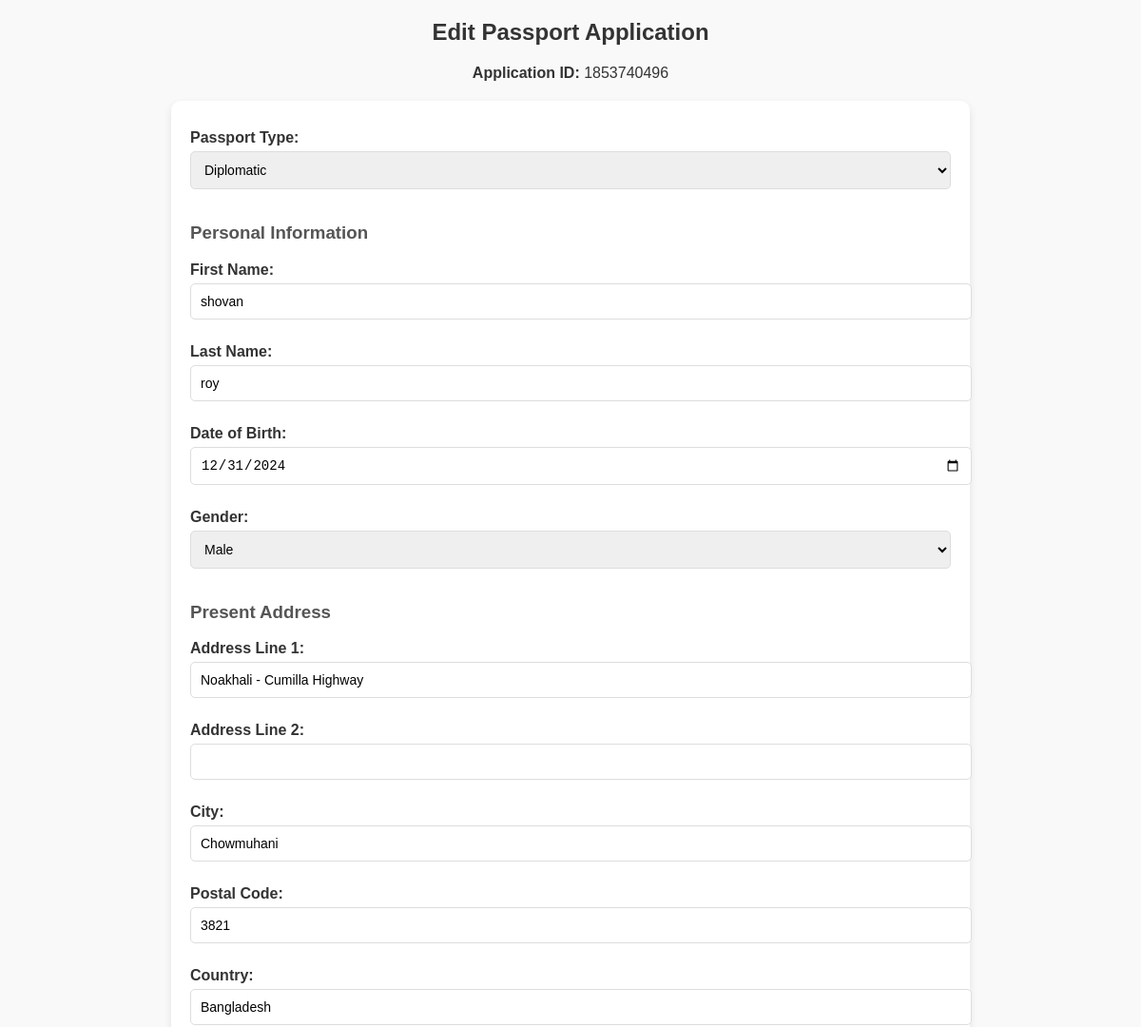
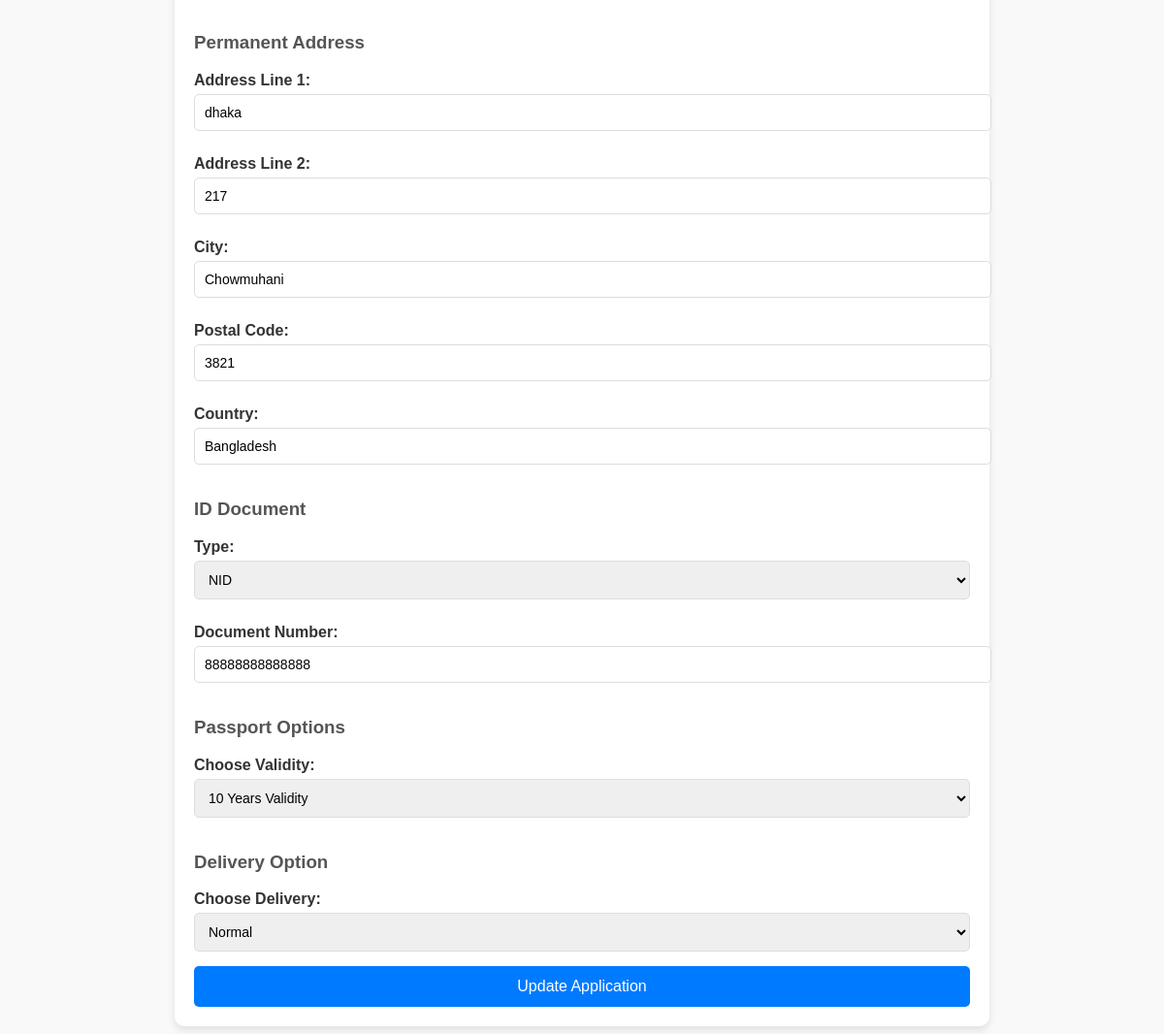
Page /controller/edit_application.php?application_id=1853740496 on the committed database (2 pictures, top to bottom).
### tables this page shows
CREATE TABLE `passport_apply` (
  `application_id` bigint(20) NOT NULL,
  `user_id` int(11) NOT NULL,
  `passport_type` varchar(255) DEFAULT NULL,
  `personal_info_first_name` varchar(255) DEFAULT NULL,
  `personal_info_last_name` varchar(255) DEFAULT NULL,
  `personal_info_dob` date DEFAULT NULL,
  `personal_info_gender` enum('male','female') DEFAULT NULL,
  `present_address_line1` varchar(255) DEFAULT NULL,
  `present_address_line2` varchar(255) DEFAULT NULL,
  `present_address_city` varchar(255) DEFAULT NULL,
  `present_address_postal_code` varchar(20) DEFAULT NULL,
  `present_address_country` varchar(100) DEFAULT NULL,
  `permanent_address_line1` varchar(255) DEFAULT NULL,
  `permanent_address_line2` varchar(255) DEFAULT NULL,
  `permanent_address_city` varchar(255) DEFAULT NULL,
  `permanent_address_postal_code` varchar(20) DEFAULT NULL,
  `permanent_address_country` varchar(100) DEFAULT NULL,
  `id_document_type` varchar(255) DEFAULT NULL,
  `id_document_number` varchar(255) DEFAULT NULL,
  `parental_info_parent_name` varchar(255) DEFAULT NULL,
  `spouse_info_spouse_name` varchar(255) DEFAULT NULL,
  `passport_options` varchar(100) DEFAULT NULL,
  `delivery_option` varchar(100) DEFAULT NULL,
  `appointment` date DEFAULT NULL,
  `comments` text DEFAULT NULL
);

### controller/edit_application.php (the view, shortened to what this page needs)
<?php
$conn = getConnection();
$application_id = $_GET['application_id'] ?? null;
$sql = "SELECT * FROM passport_apply WHERE application_id = ?";
$stmt = $conn->prepare($sql);
$stmt->bind_param("s", $application_id);
$stmt->execute();
$result = $stmt->get_result();
$data = $result->fetch_assoc();
?>
<!DOCTYPE html>
<html lang="en">
<head>
</head>
<body>
    <h2>Edit Passport Application</h2>
    <p><strong>Application ID:</strong> <?php echo htmlspecialchars($application_id); ?></p>
    <form method="POST" action="../controller/update_application.php">
        <label for="passport_type">Passport Type:</label>
        <select id="passport_type" name="passport_type" required>
            <option value="Diplomatic" <?php echo ($data['passport_type'] === 'Diplomatic') ? 'selected' : ''; ?>>Diplomatic</option>
        </select>
        <h3>Personal Information</h3>
        <label for="first_name">First Name:</label>
        <input type="text" id="first_name" name="personal_info[first_name]" value="<?php echo htmlspecialchars($data['personal_info_first_name'] ?? ''); ?>" required>
        <label for="last_name">Last Name:</label>
        <input type="text" id="last_name" name="personal_info[last_name]" value="<?php echo htmlspecialchars($data['personal_info_last_name'] ?? ''); ?>" required>
        <label for="dob">Date of Birth:</label>
        <input type="date" id="dob" name="personal_info[dob]" value="<?php echo htmlspecialchars($data['personal_info_dob'] ?? ''); ?>" required>
        <label for="gender">Gender:</label>
        <select id="gender" name="personal_info[gender]" required>
            <option value="male" <?php echo ($data['personal_info_gender'] === 'male') ? 'selected' : ''; ?>>Male</option>
        </select>
        <h3>Present Address</h3>
        <label for="present_address_line1">Address Line 1:</label>
        <input type="text" id="present_address_line1" name="present_address[address_line1]" value="<?php echo htmlspecialchars($data['present_address_line1'] ?? ''); ?>" required>
        <label for="present_address_line2">Address Line 2:</label>
        <input type="text" id="present_address_line2" name="present_address[address_line2]" value="<?php echo htmlspecialchars($data['present_address_line2'] ?? ''); ?>">
        <label for="present_city">City:</label>
        <input type="text" id="present_city" name="present_address[city]" value="<?php echo htmlspecialchars($data['present_address_city'] ?? ''); ?>" required>
        <label for="present_postal_code">Postal Code:</label>
        <input type="text" id="present_postal_code" name="present_address[postal_code]" value="<?php echo htmlspecialchars($data['present_address_postal_code'] ?? ''); ?>" required>
        <label for="present_country">Country:</label>
        <input type="text" id="present_country" name="present_address[country]" value="<?php echo htmlspecialchars($data['present_address_country'] ?? ''); ?>" required>
        <h3>Permanent Address</h3>
        <label for="permanent_address_line1">Address Line 1:</label>
        <input type="text" id="permanent_address_line1" name="permanent_address[address_line1]" value="<?php echo htmlspecialchars($data['permanent_address_line1'] ?? ''); ?>" required>
        <label for="permanent_address_line2">Address Line 2:</label>
        <input type="text" id="permanent_address_line2" name="permanent_address[address_line2]" value="<?php echo htmlspecialchars($data['permanent_address_line2'] ?? ''); ?>">
        <label for="permanent_city">City:</label>
        <input type="text" id="permanent_city" name="permanent_address[city]" value="<?php echo htmlspecialchars($data['permanent_address_city'] ?? ''); ?>" required>
        <label for="permanent_postal_code">Postal Code:</label>
        <input type="text" id="permanent_postal_code" name="permanent_address[postal_code]" value="<?php echo htmlspecialchars($data['permanent_address_postal_code'] ?? ''); ?>" required>
        <label for="permanent_country">Country:</label>
        <input type="text" id="permanent_country" name="permanent_address[country]" value="<?php echo htmlspecialchars($data['permanent_address_country'] ?? ''); ?>" required>
        <h3>ID Document</h3>
        <label for="id_document_type">Type:</label>
        <select id="id_document_type" name="id_document_type" required>
            <option value="nid" <?php echo ($data['id_document_type'] === 'nid') ? 'selected' : ''; ?>>NID</option>
        </select>
        <label for="id_document_number">Document Number:</label>
        <input type="text" id="id_document_number" name="id_document_number" value="<?php echo htmlspecialchars($data['id_document_number'] ?? ''); ?>" required>
        <h3>Passport Options</h3>
        <label for="passport_options">Choose Validity:</label>
        <select id="passport_options" name="passport_options" required>
            <option value="10 Years Validity" <?php echo ($data['passport_options'] === '10 Years Validity') ? 'selected' : ''; ?>>10 Years Validity</option>
        </select>
        <h3>Delivery Option</h3>
        <label for="delivery_option">Choose Delivery:</label>
        <select id="delivery_option" name="delivery_option" required>
            <option value="Normal" <?php echo ($data['delivery_option'] === 'Normal') ? 'selected' : ''; ?>>Normal</option>
        </select>
        <button type="submit">Update Application</button>
    </form>
</body>
</html>

### controller/edit_application.php (style rules this page uses)
body { font-family: Arial, sans-serif; background-color: #f9f9f9; margin: 0; padding: 0; color: #333; }
h2 { text-align: center; color: #333; margin-top: 20px; }
form { width: 80%; max-width: 800px; margin: 20px auto; background: #fff; padding: 20px; border-radius: 10px; box-shadow: 0 4px 8px rgba(0, 0, 0, 0.1); }
form h3 { margin-top: 20px; color: #555; }
label { display: block; margin: 10px 0 5px; font-weight: bold; }
input, select { width: 100%; padding: 10px; margin-bottom: 15px; border: 1px solid #ddd; border-radius: 5px; font-size: 14px; }
button { width: 100%; padding: 12px; background: #007bff; color: white; border: none; border-radius: 5px; font-size: 16px; cursor: pointer; transition: background 0.3s ease; }
p { text-align: center; }

### rows in the picture
passport_apply: passport_type "Diplomatic", personal_info_first_name "shovan", personal_info_last_name "roy", personal_info_dob "12/31/2024", personal_info_gender "Male", present_address_line1 "Noakhali - Cumilla Highway", present_address_city "Chowmuhani", present_address_postal_code "3821", present_address_country "Bangladesh", permanent_address_line1 "dhaka", permanent_address_line2 "217", permanent_address_city "Chowmuhani", permanent_address_postal_code "3821", permanent_address_country "Bangladesh", id_document_type "NID", id_document_number "88888888888888", delivery_option "Normal"

### other values in the picture
$application_id "1853740496"
